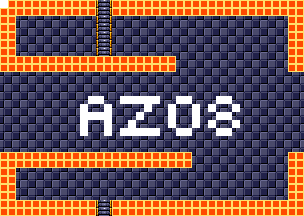

This is a level from a 2D game, rendered from its Tiled map with the project's own tilesets. A one-line summary and the map file follow, with tile-layer data summarised:
An orthogonal 38x27 tile map with 8x8 px tiles, 4 tile layers (background, foreground, room numbers, Objects), 15 tilesets.

<map version="1.5" tiledversion="1.7.1" orientation="orthogonal" renderorder="right-down" width="38" height="27" tilewidth="8" tileheight="8" infinite="0" nextlayerid="11" nextobjectid="1">
 <tileset firstgid="1" source="tilesheets/tsKarniMata.tsx" />
 <tileset firstgid="1025" source="tilesheets/tsVoodooWasp.tsx" />
 <tileset firstgid="2049" source="tilesheets/tsBurial.tsx" />
 <tileset firstgid="3073" source="tilesheets/tsBlueTemple.tsx" />
 <tileset firstgid="4097" source="tilesheets/tsGoddess.tsx" />
 <tileset firstgid="5121" source="tilesheets/tsKonark.tsx" />
 <tileset firstgid="6145" name="sEnemies" tilewidth="8" tileheight="8" tilecount="1024" columns="32">
  <image source="../grapx/tilesheets/sObjects.bmp" trans="ff94ff" width="256" height="256" />
 </tileset>
 <tileset firstgid="7169" source="tilesheets/tsIceTemple.tsx" />
 <tileset firstgid="8193" source="tilesheets/tsLavaArea.tsx" />
 <tileset firstgid="9217" source="tilesheets/tsBossArea.tsx" />
 <tileset firstgid="10241" source="tilesheets/tsPegu.tsx" />
 <tileset firstgid="11265" source="tilesheets/sTiwanakuTemple.tsx" />
 <tileset firstgid="12289" source="tilesheets/sIndraTemple.tsx" />
 <tileset firstgid="13313" source="tilesheets/sTeleport.tsx" />
 <tileset firstgid="14337" source="tilesheets/sObjects.tsx" />
 <layer id="2" name="background" width="38" height="27">
  <data>[1026 cells, 1026 non-empty, 2 distinct tile ids]</data>
 </layer>
 <layer id="1" name="foreground" width="38" height="27">
  <data>[1026 cells, 298 non-empty, 3 distinct tile ids]</data>
 </layer>
 <layer id="7" name="room numbers" width="38" height="27">
  <data>[1026 cells, 46 non-empty, 1 distinct tile ids]</data>
 </layer>
 <layer id="10" name="Objects" width="38" height="27">
  <data>[1026 cells, 0 non-empty, 0 distinct tile ids]</data>
 </layer>
</map>
